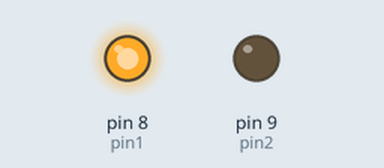
Simulated run of this sketch. Board: Arduino Uno, built with avr-gcc and run on an emulated ATmega328P. Parts: output pins drawn as LEDs (lit = HIGH).

Above: at 0.05 s.
At 5.05 s:
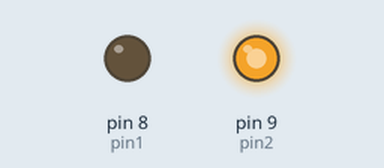
At 9.95 s:
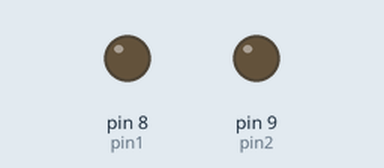
Timing chart, 0 to 13.0 s (numbered marks = the images above):
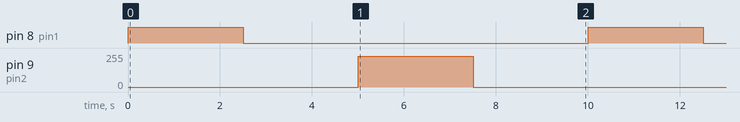

The sketch:

sketch_sep19a.ino
```cpp
int myspeed = 230;
int pin1 = 8;
int pin2 = 9;
void setup() {
  pinMode(pin1, OUTPUT);
  pinMode(pin2, OUTPUT);
}

void loop() {
  analogWrite(pin1, myspeed);
  analogWrite(pin2, 0);
  delay(2500);

  analogWrite(pin1,0);
  analogWrite(pin2, 0);
  delay(2500);

  analogWrite(pin1, 0);
  analogWrite(pin2, myspeed);
  delay(2500);

  analogWrite(pin1, 0);
  analogWrite(pin2, 0);
  delay(2500);
}
```

Measured:
- by itself, pin 8 (pin1): alternates HIGH for 2.5 s and LOW for 7.5 s
- by itself, pin 9 (pin2): alternates 230/255 for 2.5 s and 0/255 for 7.5 s
